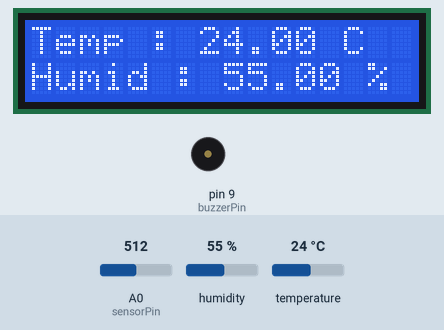
Recording of a sketch running on a simulated Arduino Uno, built with avr-gcc and run on an emulated ATmega328P. Parts: 16×2 character LCD, buzzer (waves = sounding, pin HIGH). Inputs (shaded band) come from the test bench; at power-on: humidity 55 %, temperature 24 °C, A0 (sensorPin) = 512.

Above: at 1.2 s.
1.3 s: humidity set to 22 %
At 3.7 s:
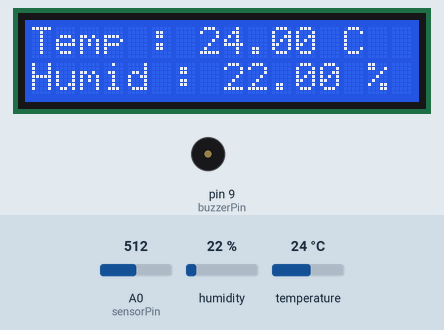
7.7 s: temperature set to 12 °C
At 9.7 s:
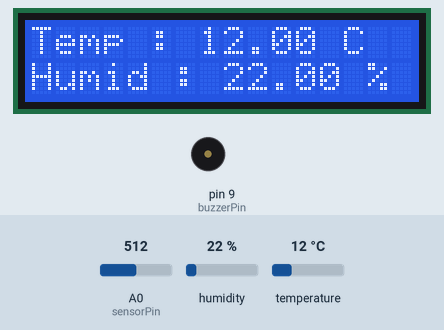
12.7 s: A0 (sensorPin) set to 112
15.7 s: A0 (sensorPin) set to 92
At 16.9 s:
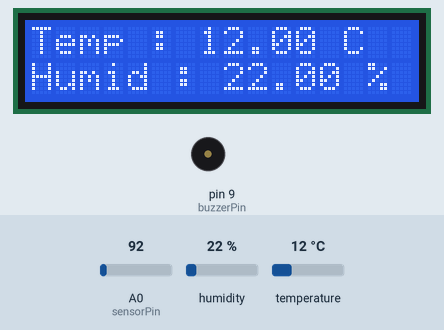
18.7 s: humidity set to 40 %
At 21.0 s:
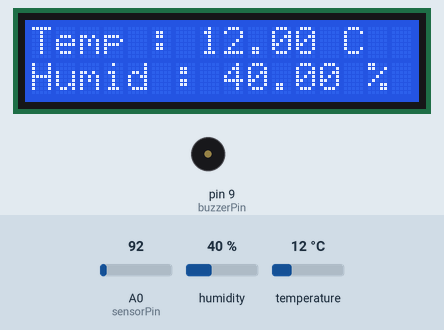
21.7 s: temperature set to 19 °C
At 22.4 s:
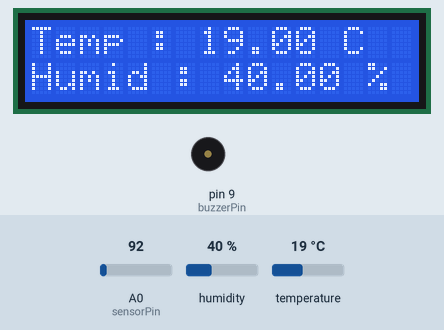
Timing chart, 0 to 24.7 s (numbered marks = the images above; inputs shaded):
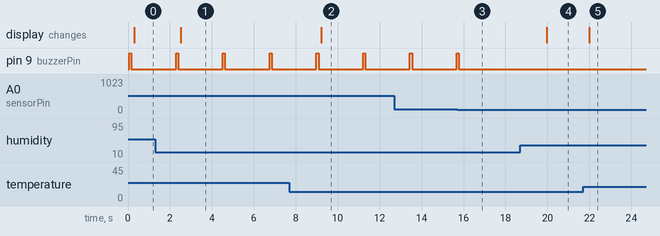

The sketch:

Wate_Board_-_Reveal_Codes.ino
```cpp
#include "DHT.h"
#include<LiquidCrystal.h>

#define sensorPin A0
#define buzzerPin 9
#define DHTPIN 6
#define DHTTYPE DHT11

LiquidCrystal lcd(8 ,7 ,5 ,4 ,3 ,2);

DHT dht(DHTPIN, DHTTYPE);

int esikDegeri = 100;
int data;

void setup() {
  pinMode(buzzerPin, OUTPUT);
  lcd.begin(16,2);
  dht.begin();
}

void loop() {
  data = analogRead(sensorPin);
  if (data > esikDegeri){
    digitalWrite(buzzerPin, HIGH);
    delay(100);
    digitalWrite(buzzerPin, LOW);
    delay(100);
  }
  else{
    digitalWrite(sensorPin, LOW);
  }
  float h = dht.readHumidity();
  float t = dht.readTemperature();
  float f = dht.readTemperature(true);
  lcd.clear();
  lcd.setCursor(0, 0);
  lcd.print("Temp : ");
  lcd.print(t);
  lcd.print(" C");
  lcd.setCursor(0, 1);
  lcd.print("Humid : ");
  lcd.print(h);
  lcd.print(" %");
  delay(2000);
}
```

Measured:
- the behaviour switches between 101 and 100 on A0 (sensorPin) (found by bisection; images 2 and 3)
- after the input at 1.3 s, the display: changes after 1.2 s (image 1)
- after the input at 7.7 s, the display: changes after 1.5 s (image 2)
- after the input at 15.7 s, pin 9 (buzzerPin): goes on until 15.8 s, then stays LOW
- after the input at 18.7 s, the display: changes after 1.3 s (image 4)
- after the input at 21.7 s, the display: changes after 0.30 s (image 5)
- by itself, pin 9 (buzzerPin): alternates HIGH for 0.10 s and LOW for 2.1 s
